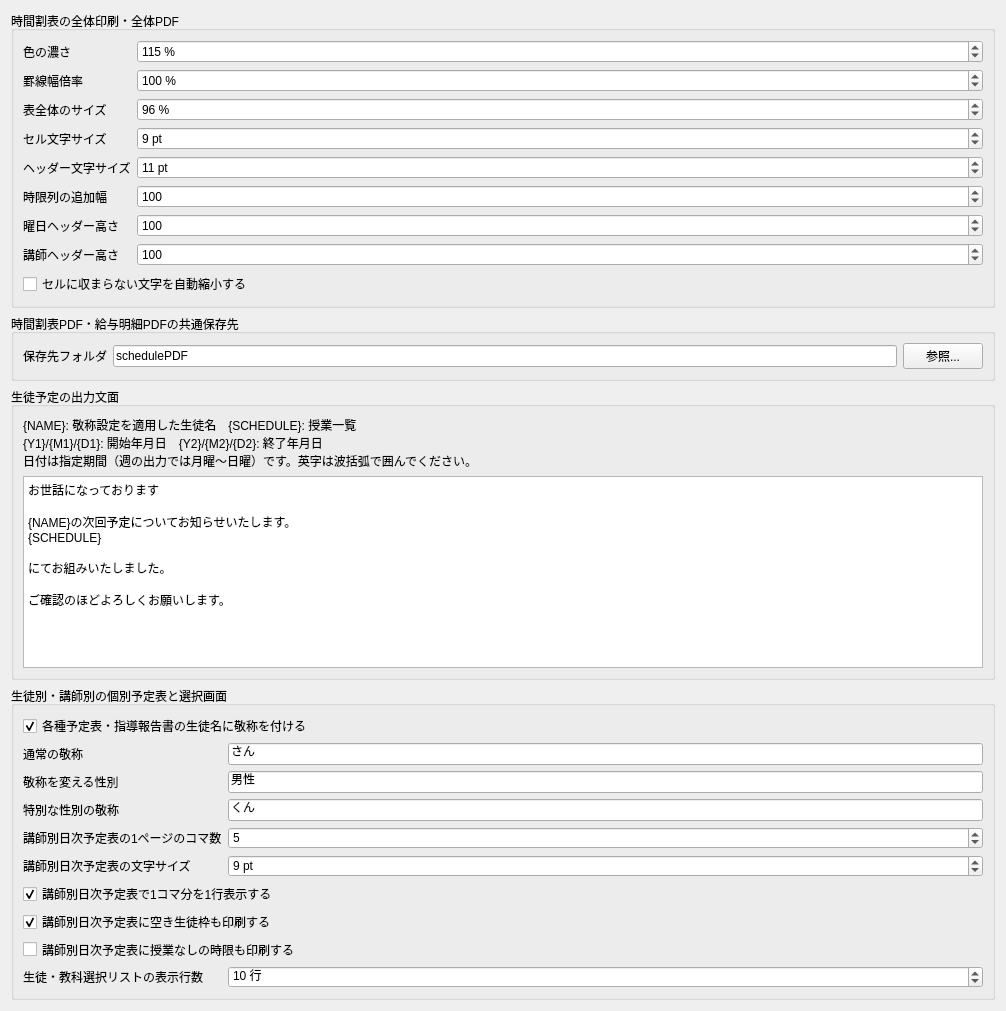
         <widget class="QWidget" name="scheduleOutputScrollAreaContents">
          <property name="geometry">
           <rect>
            <x>0</x>
            <y>0</y>
            <width>1006</width>
            <height>683</height>
           </rect>
          </property>
          <layout class="QVBoxLayout" name="scheduleOutputContentsLayout">
           <item>
            <widget class="QGroupBox" name="fullSchedulePrintGroupBox">
             <property name="toolTip">
              <string>週全体を表形式で出力する「時間割表の印刷」と「時間割表PDF出力」だけに影響します。生徒別・講師別の予定表には影響しません。</string>
             </property>
             <property name="title">
              <string>時間割表の全体印刷・全体PDF</string>
             </property>
             <layout class="QFormLayout" name="fullSchedulePrintFormLayout">
              <item row="0" column="0">
               <widget class="QLabel" name="schedulePrintDarknessPercentLabel">
                <property name="text">
                 <string>色の濃さ</string>
                </property>
               </widget>
              </item>
              <item row="0" column="1">
               <widget class="QSpinBox" name="schedulePrintDarknessPercentSpinBox">
                <property name="toolTip">
                 <string>週全体の時間割表印刷/PDFに使う色の濃さです。100%で設定色相当、100%より大きいほど濃くなります。
デフォルト値: 115%</string>
                </property>
                <property name="suffix">
                 <string> %</string>
                </property>
                <property name="minimum">
                 <number>1</number>
                </property>
                <property name="maximum">
                 <number>300</number>
                </property>
                <property name="value">
                 <number>115</number>
                </property>
               </widget>
              </item>
              <item row="1" column="0">
               <widget class="QLabel" name="schedulePrintLineWidthPercentLabel">
                <property name="text">
                 <string>罫線幅倍率</string>
                </property>
               </widget>
              </item>
              <item row="1" column="1">
               <widget class="QSpinBox" name="schedulePrintLineWidthPercentSpinBox">
                <property name="toolTip">
                 <string>週全体の時間割表印刷/PDFで、時間割タブの罫線太さ設定へ掛ける倍率です。
デフォルト値: 100%</string>
                </property>
                <property name="suffix">
                 <string> %</string>
                </property>
                <property name="minimum">
                 <number>1</number>
                </property>
                <property name="maximum">
                 <number>300</number>
                </property>
                <property name="value">
                 <number>100</number>
                </property>
               </widget>
              </item>
              <item row="2" column="0">
               <widget class="QLabel" name="schedulePrintSizePercentLabel">
                <property name="text">
                 <string>表全体のサイズ</string>
                </property>
               </widget>
              </item>
              <item row="2" column="1">
               <widget class="QSpinBox" name="schedulePrintSizePercentSpinBox">
                <property name="toolTip">
                 <string>週全体の時間割表を用紙内へ描く大きさです。余白を広げたい場合は値を小さくします。
デフォルト値: 96%</string>
                </property>
                <property name="suffix">
                 <string> %</string>
                </property>
                <property name="minimum">
                 <number>50</number>
                </property>
                <property name="maximum">
                 <number>100</number>
                </property>
                <property name="value">
                 <number>96</number>
                </property>
               </widget>
              </item>
              <item row="3" column="0">
               <widget class="QLabel" name="schedulePrintFontPointSizeLabel">
                <property name="text">
                 <string>セル文字サイズ</string>
                </property>
               </widget>
              </item>
              <item row="3" column="1">
               <widget class="QSpinBox" name="schedulePrintFontPointSizeSpinBox">
                <property name="toolTip">
                 <string>週全体の時間割表印刷/PDFのセル文字サイズです。画面表示には影響しません。
デフォルト値: 9 pt</string>
                </property>
                <property name="suffix">
                 <string> pt</string>
                </property>
                <property name="minimum">
                 <number>5</number>
                </property>
                <property name="maximum">
                 <number>48</number>
                </property>
                <property name="value">
                 <number>9</number>
                </property>
               </widget>
              </item>
              <item row="4" column="0">
               <widget class="QLabel" name="schedulePrintHeaderFontPointSizeLabel">
                <property name="text">
                 <string>ヘッダー文字サイズ</string>
                </property>
               </widget>
              </item>
              <item row="4" column="1">
               <widget class="QSpinBox" name="schedulePrintHeaderFontPointSizeSpinBox">
                <property name="toolTip">
                 <string>週全体の時間割表印刷/PDFの曜日・講師・時限ヘッダー文字サイズです。
デフォルト値: 11 pt</string>
                </property>
                <property name="suffix">
                 <string> pt</string>
                </property>
                <property name="minimum">
                 <number>5</number>
                </property>
                <property name="maximum">
                 <number>48</number>
                </property>
                <property name="value">
                 <number>11</number>
                </property>
               </widget>
              </item>
              <item row="5" column="0">
               <widget class="QLabel" name="schedulePrintTimeColumnPaddingLabel">
                <property name="text">
                 <string>時限列の追加幅</string>
                </property>
               </widget>
              </item>
              <item row="5" column="1">
               <widget class="QSpinBox" name="schedulePrintTimeColumnPaddingSpinBox">
                <property name="toolTip">
                 <string>週全体の時間割表印刷/PDFで、左端の時限列に追加する描画幅です。0にすると追加しません。
デフォルト値: 100</string>
                </property>
                <property name="maximum">
                 <number>500</number>
                </property>
                <property name="value">
                 <number>100</number>
                </property>
               </widget>
              </item>
              <item row="6" column="0">
               <widget class="QLabel" name="schedulePrintDayHeaderHeightLabel">
                <property name="text">
                 <string>曜日ヘッダー高さ</string>
                </property>
               </widget>
              </item>
              <item row="6" column="1">
               <widget class="QSpinBox" name="schedulePrintDayHeaderHeightSpinBox">
                <property name="toolTip">
                 <string>週全体の時間割表印刷/PDFの曜日ヘッダー描画高さです。
デフォルト値: 100</string>
                </property>
                <property name="minimum">
                 <number>20</number>
                </property>
                <property name="maximum">
                 <number>500</number>
                </property>
                <property name="value">
                 <number>100</number>
                </property>
               </widget>
              </item>
              <item row="7" column="0">
               <widget class="QLabel" name="schedulePrintTeacherHeaderHeightLabel">
                <property name="text">
                 <string>講師ヘッダー高さ</string>
                </property>
               </widget>
              </item>
              <item row="7" column="1">
               <widget class="QSpinBox" name="schedulePrintTeacherHeaderHeightSpinBox">
                <property name="toolTip">
                 <string>週全体の時間割表印刷/PDFの講師ヘッダー描画高さです。
デフォルト値: 100</string>
                </property>
                <property name="minimum">
                 <number>20</number>
                </property>
                <property name="maximum">
                 <number>500</number>
                </property>
                <property name="value">
                 <number>100</number>
                </property>
               </widget>
              </item>
              <item row="8" column="0" colspan="2">
               <widget class="QCheckBox" name="schedulePrintAutoShrinkTextCheckBox">
                <property name="toolTip">
                 <string>週全体の時間割表印刷/PDFで、セル内に収まらない文字を自動的に縮小します。
デフォルト値: オフ</string>
                </property>
                <property name="text">
                 <string>セルに収まらない文字を自動縮小する</string>
                </property>
               </widget>
              </item>
             </layout>
            </widget>
           </item>
           <item>
            <widget class="QGroupBox" name="pdfOutputDirectoryGroupBox">
             <property name="title">
              <string>時間割表PDF・給与明細PDFの共通保存先</string>
             </property>
             <layout class="QFormLayout" name="pdfOutputDirectoryFormLayout">
              <item row="0" column="0">
               <widget class="QLabel" name="schedulePdfOutputDirLabel">
                <property name="text">
                 <string>保存先フォルダ</string>
                </property>
               </widget>
              </item>
              <item row="0" column="1">
               <layout class="QHBoxLayout" name="schedulePdfOutputDirLayout">
                <item>
                 <widget class="QLineEdit" name="schedulePdfOutputDirLineEdit">
                  <property name="toolTip">
                   <string>時間割表PDFと給与明細PDFの保存ダイアログを開く初期フォルダです。相対パスはアプリの場所を基準にします。
デフォルト値: schedulePDF</string>
                  </property>
                  <property name="text">
                   <string>schedulePDF</string>
                  </property>
                 </widget>
                </item>
                <item>
                 <widget class="QPushButton" name="schedulePdfOutputDirButton">
                  <property name="toolTip">
                   <string>PDFの共通保存先フォルダを選択します。
デフォルト値: schedulePDF</string>
                  </property>
                  <property name="text">
                   <string>参照...</string>
                  </property>
                 </widget>
                </item>
               </layout>
              </item>
             </layout>
            </widget>
           </item>
           <item>
            <widget class="QGroupBox" name="studentScheduleTemplateGroupBox">
             <property name="title">
              <string>生徒予定の出力文面</string>
             </property>
             <layout class="QVBoxLayout" name="studentScheduleTemplateLayout">
              <item>
               <widget class="QLabel" name="studentScheduleTemplateHelpLabel">
                <property name="text">
                 <string>{NAME}: 敬称設定を適用した生徒名　{SCHEDULE}: 授業一覧
{Y1}/{M1}/{D1}: 開始年月日　{Y2}/{M2}/{D2}: 終了年月日
日付は指定期間（週の出力では月曜～日曜）です。英字は波括弧で囲んでください。</string>
                </property>
                <property name="wordWrap"><bool>true</bool></property>
               </widget>
              </item>
              <item>
               <widget class="QPlainTextEdit" name="studentScheduleTemplatePlainTextEdit">
                <property name="minimumSize"><size><width>0</width><height>180</height></size></property>
                <property name="toolTip">
                 <string>生徒予定の表示・コピーに使う文面です。改行や空白はそのまま保存します。
{NAME}、{SCHEDULE}、{Y1}、{M1}、{D1}、{Y2}、{M2}、{D2}を置換します。月日はゼロ埋めしません。
空欄の場合は何も出力しません。授業一覧を含めるには {SCHEDULE} を残してください。
デフォルト値: 従来のお知らせ文面（下記の初期表示）。</string>
                </property>
                <property name="plainText">
                 <string>お世話になっております

{NAME}の次回予定についてお知らせいたします。
{SCHEDULE}

にてお組みいたしました。&#32;

ご確認のほどよろしくお願いします。</string>
                </property>
               </widget>
              </item>
             </layout>
            </widget>
           </item>
           <item>
            <widget class="QGroupBox" name="individualScheduleGroupBox">
             <property name="title">
              <string>生徒別・講師別の個別予定表と選択画面</string>
             </property>
             <layout class="QFormLayout" name="individualScheduleFormLayout">
              <item row="0" column="0" colspan="2">
               <widget class="QCheckBox" name="studentHonorificEnabledCheckBox">
                <property name="toolTip">
                 <string>生徒予定表、講師予定表、指導報告書印刷、指導報告書PDF自動入力の生徒名に敬称を付けます。
デフォルト値: オン</string>
                </property>
                <property name="text">
                 <string>各種予定表・指導報告書の生徒名に敬称を付ける</string>
                </property>
                <property name="checked">
                 <bool>true</bool>
                </property>
               </widget>
              </item>
              <item row="1" column="0">
               <widget class="QLabel" name="studentHonorificDefaultSuffixLabel">
                <property name="text">
                 <string>通常の敬称</string>
                </property>
               </widget>
              </item>
              <item row="1" column="1">
               <widget class="QLineEdit" name="studentHonorificDefaultSuffixLineEdit">
                <property name="toolTip">
                 <string>特別指定した性別以外の生徒名へ付ける敬称です。
デフォルト値: さん</string>
                </property>
                <property name="text">
                 <string>さん</string>
                </property>
               </widget>
              </item>
              <item row="2" column="0">
               <widget class="QLabel" name="studentHonorificSpecialGenderLabel">
                <property name="text">
                 <string>敬称を変える性別</string>
                </property>
               </widget>
              </item>
              <item row="2" column="1">
               <widget class="QLineEdit" name="studentHonorificSpecialGenderLineEdit">
                <property name="toolTip">
                 <string>通常と異なる敬称を使う性別名です。基本データの性別と同じ文字列を入力します。
デフォルト値: 男性</string>
                </property>
                <property name="text">
                 <string>男性</string>
                </property>
               </widget>
              </item>
              <item row="3" column="0">
               <widget class="QLabel" name="studentHonorificSpecialSuffixLabel">
                <property name="text">
                 <string>特別な性別の敬称</string>
                </property>
               </widget>
              </item>
              <item row="3" column="1">
               <widget class="QLineEdit" name="studentHonorificSpecialSuffixLineEdit">
                <property name="toolTip">
                 <string>指定した性別の生徒名へ付ける敬称です。
デフォルト値: くん</string>
                </property>
                <property name="text">
                 <string>くん</string>
                </property>
               </widget>
              </item>
              <item row="4" column="0">
               <widget class="QLabel" name="teacherScheduleBlocksPerPageLabel">
                <property name="text">
                 <string>講師別日次予定表の1ページのコマ数</string>
                </property>
               </widget>
              </item>
              <item row="4" column="1">
               <widget class="QSpinBox" name="teacherScheduleBlocksPerPageSpinBox">
                <property name="toolTip">
                 <string>講師1人・1日単位で印刷する個別予定表の1ページに配置する授業ブロック数です。週全体の時間割表印刷には影響しません。
デフォルト値: 5</string>
                </property>
                <property name="minimum">
                 <number>1</number>
                </property>
                <property name="maximum">
                 <number>20</number>
                </property>
                <property name="value">
                 <number>5</number>
                </property>
               </widget>
              </item>
              <item row="5" column="0">
               <widget class="QLabel" name="teacherScheduleFontPointSizeLabel">
                <property name="text">
                 <string>講師別日次予定表の文字サイズ</string>
                </property>
               </widget>
              </item>
              <item row="5" column="1">
               <widget class="QSpinBox" name="teacherScheduleFontPointSizeSpinBox">
                <property name="toolTip">
                 <string>講師1人・1日単位で印刷する個別予定表の本文文字サイズです。週全体の時間割表印刷には影響しません。
デフォルト値: 9 pt</string>
                </property>
                <property name="suffix">
                 <string> pt</string>
                </property>
                <property name="minimum">
                 <number>5</number>
                </property>
                <property name="maximum">
                 <number>24</number>
                </property>
                <property name="value">
                 <number>9</number>
                </property>
               </widget>
              </item>
              <item row="6" column="0" colspan="2">
               <widget class="QCheckBox" name="teacherScheduleOneLessonPerLineCheckBox">
                <property name="toolTip">
                 <string>講師1人・1日単位の個別予定表で、1コマ分の情報を1行にまとめます。
デフォルト値: オン</string>
                </property>
                <property name="text">
                 <string>講師別日次予定表で1コマ分を1行表示する</string>
                </property>
                <property name="checked">
                 <bool>true</bool>
                </property>
               </widget>
              </item>
              <item row="7" column="0" colspan="2">
               <widget class="QCheckBox" name="teacherScheduleIncludeEmptyStudentSlotsCheckBox">
                <property name="toolTip">
                 <string>講師別日次予定表で、最大生徒数までの未使用生徒枠も空欄として印刷します。
デフォルト値: オン</string>
                </property>
                <property name="text">
                 <string>講師別日次予定表に空き生徒枠も印刷する</string>
                </property>
                <property name="checked">
                 <bool>true</bool>
                </property>
               </widget>
              </item>
              <item row="8" column="0" colspan="2">
               <widget class="QCheckBox" name="teacherScheduleIncludeEmptySlotsCheckBox">
                <property name="toolTip">
                 <string>講師別日次予定表で、授業がない時限も空欄として印刷します。
デフォルト値: オフ</string>
                </property>
                <property name="text">
                 <string>講師別日次予定表に授業なしの時限も印刷する</string>
                </property>
               </widget>
              </item>
              <item row="9" column="0">
               <widget class="QLabel" name="studentSelectionVisibleRowCountLabel">
                <property name="text">
                 <string>生徒・教科選択リストの表示行数</string>
                </property>
               </widget>
              </item>
              <item row="9" column="1">
               <widget class="QSpinBox" name="studentSelectionVisibleRowCountSpinBox">
                <property name="toolTip">
                 <string>生徒予定表、指導報告書、教材などの選択ダイアログに表示するリスト行数です。
デフォルト値: 10行</string>
                </property>
                <property name="suffix">
                 <string> 行</string>
                </property>
                <property name="minimum">
                 <number>1</number>
                </property>
                <property name="maximum">
                 <number>30</number>
                </property>
                <property name="value">
                 <number>10</number>
                </property>
               </widget>
              </item>
             </layout>
            </widget>
           </item>
           <item>
            <spacer name="scheduleOutputSpacer">
             <property name="orientation">
              <enum>Qt::Orientation::Vertical</enum>
             </property>
             <property name="sizeHint" stdset="0">
              <size>
               <width>20</width>
               <height>20</height>
              </size>
             </property>
            </spacer>
           </item>
          </layout>
         </widget>
